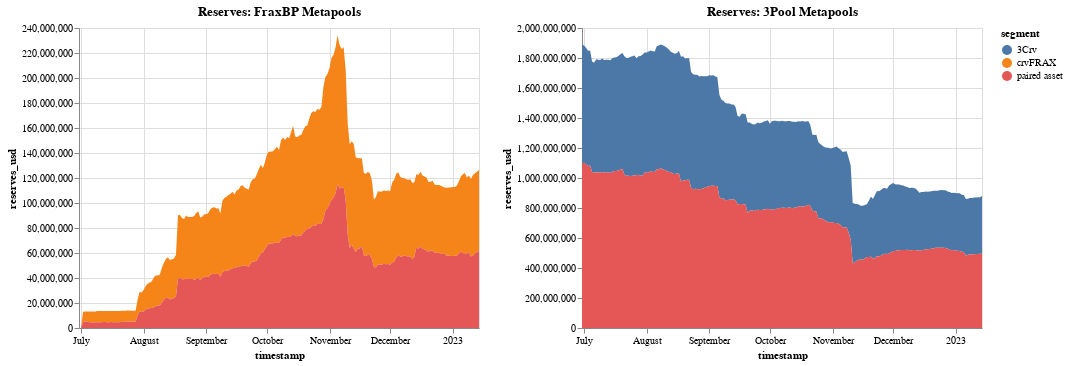

The notebook cell this image was saved under:
### Code cell
df_fraxbp_last = df_fraxbp_reserves.copy()
df_fraxbp_last['max_timestamp'] = df_fraxbp_last.groupby(['pool_symbol'])['timestamp'].transform("max")
df_fraxbp_last = df_fraxbp_last.loc[df_fraxbp_last.timestamp == df_fraxbp_last.max_timestamp]

df_3pool_last = df_3pool_reserves.copy()
df_3pool_last['max_timestamp'] = df_3pool_last.groupby(['pool_symbol'])['timestamp'].transform("max")
df_3pool_last = df_3pool_last.loc[df_3pool_last.timestamp == df_3pool_last.max_timestamp]

tvl_paired_fraxbp = df_fraxbp_last.loc[df_fraxbp_last.coin_name != 'crvFRAX'].reserves_usd.sum()
tvl_paired_3pool = df_3pool_last.loc[df_3pool_last.coin_name != '3Crv'].reserves_usd.sum()
print(f"TVL paired against crvFRAX across FraxBP metapools: ${tvl_paired_fraxbp:,}")
print(f"TVL paired against 3Crv across 3Pool metapools: ${tvl_paired_3pool:,}")
print(f"Ratio of paired liquidity of FraxBP to 3Pool: {100 * (tvl_paired_fraxbp / tvl_paired_3pool):.1f}%")

alt.hconcat(
    (
        chart_metapool_tvl(
            df_fraxbp_reserves, 
            'crvFRAX'
        )
        .properties(title="Reserves: FraxBP Metapools")
    ), 
    (
        chart_metapool_tvl(
            df_3pool_reserves.loc[df_3pool_reserves.timestamp >= df_fraxbp_reserves.timestamp.min()], 
            '3Crv'
        )
        .properties(title="Reserves: 3Pool Metapools")
    ),
)

### Figure 1 — Vega-Lite specification as saved in the notebook (floating-point values rounded to 4 significant figures; data arrays with more than 128 entries replaced by an {"elided": "..."} marker saying what was removed)
{"config": {"view": {"continuousWidth": 400, "continuousHeight": 300}}, "hconcat": [{"data": {"name": "data-e882dc191762b3aebea200610c3df328"}, "mark": "area", "encoding": {"color": {"field": "segment", "type": "nominal"}, "tooltip": [{"field": "timestamp", "type": "temporal"}, {"field": "reserves_usd", "format": "$,d", "type": "quantitative"}, {"field": "segment", "type": "nominal"}], "x": {"field": "timestamp", "type": "temporal"}, "y": {"field": "reserves_usd", "type": "quantitative"}}, "title": "Reserves: FraxBP Metapools"}, {"data": {"name": "data-f3b2d7b7257afc0cc57c33a62a9994af"}, "mark": "area", "encoding": {"color": {"field": "segment", "type": "nominal"}, "tooltip": [{"field": "timestamp", "type": "temporal"}, {"field": "reserves_usd", "format": "$,d", "type": "quantitative"}, {"field": "segment", "type": "nominal"}], "x": {"field": "timestamp", "type": "temporal"}, "y": {"field": "reserves_usd", "type": "quantitative"}}, "title": "Reserves: 3Pool Metapools"}], "$schema": "https://vega.github.io/schema/vega-lite/v4.17.0.json", "datasets": {"data-e882dc191762b3aebea200610c3df328": {"elided": "398 records"}, "data-f3b2d7b7257afc0cc57c33a62a9994af": {"elided": "398 records"}}}
